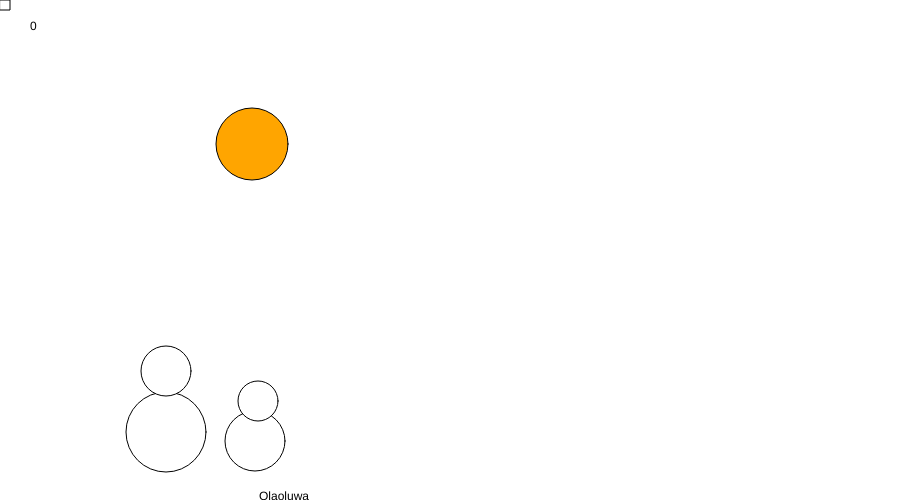
Frame 1 (no input)
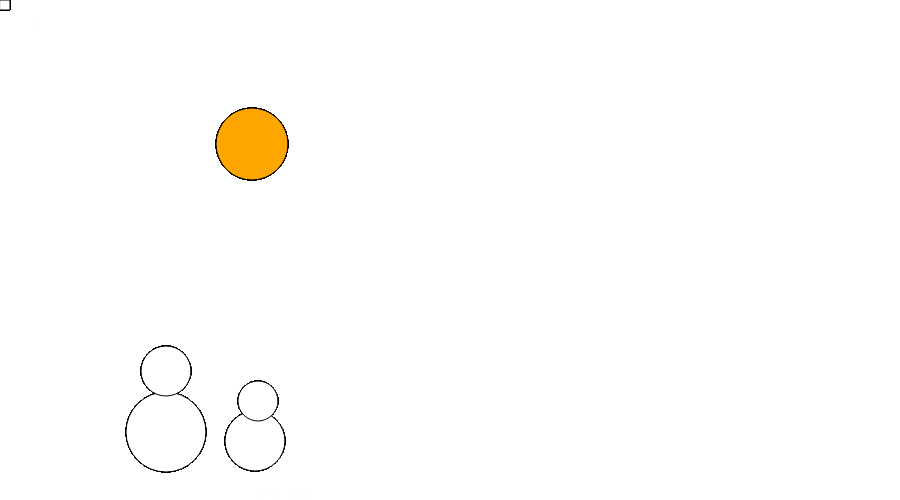
Frame 60 (no input)
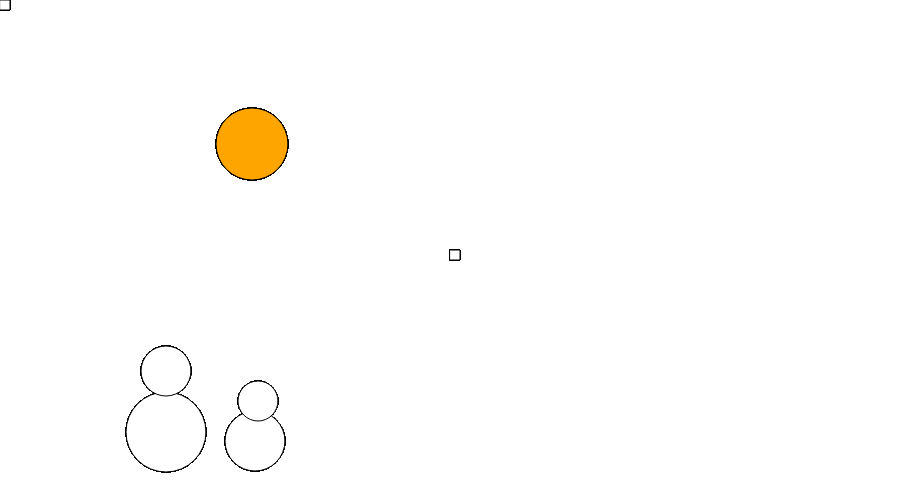
Frame 120 (the mouse pressed at the canvas centre since frame 60)

The p5.js sketch that drew these frames (run headless with seeded random() and noise() and a simulated clock; from frame 60 on, the mouse is pressed at the canvas centre):

// p5.js sketch
// ── sketch.js
var score= 0 ;
function setup() {
  // put setup code here
  createCanvas(900, 500);

}

function draw() {
  // put drawing code here

  text("Olaoluwa", 259, 500);
  rect(mouseX, mouseY, 10, 10);
  text(score, 30,30);
  fill('orange');
  ellipse(252, 144, 72, 72);

  fill('#ffffff');
  ellipse(166, 432, 80, 80);
  fill('#ffffff');
  ellipse(255, 441, 60, 60);

  fill('#ffffff');
  ellipse(258, 401, 40, 40);

  fill('#ffffff');
  ellipse(166, 371, 50, 50);
}


function mouseReleased () {
  background(random(255), random(255), random(255));

  score = score + 1;


}
